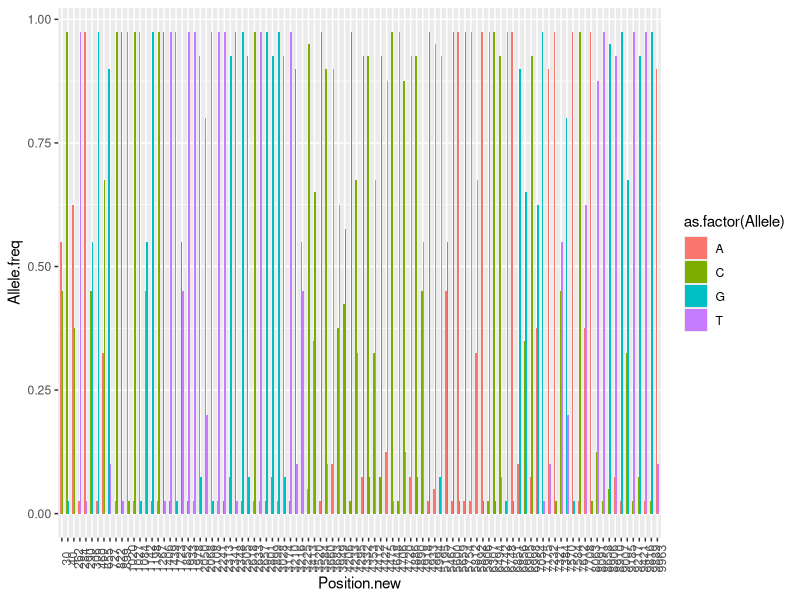
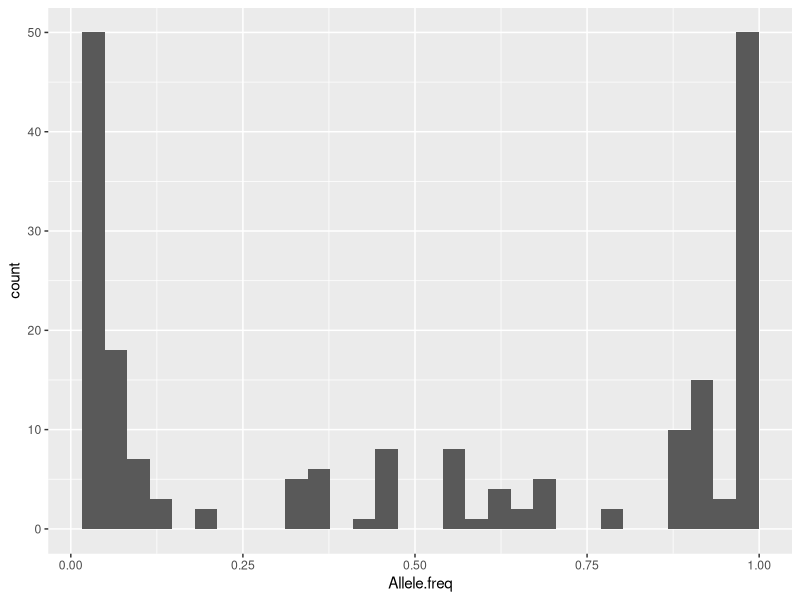

Here is the R script that generated these plots, in order: (Note: this script raises an error after producing the figures.)
##Genomic practical 1
##Date 8/11/21

##Set the working directory

setwd("/Users/chalitachomkatekaew/Documents/CMEE/Week6_genomics/")

##require package

require(tidyverse)
require(ggplot2)
require(reshape2)

##Import dataset

bear <- read.csv("bears.csv", stringsAsFactors = FALSE, header = FALSE,
                 colClasses = rep("character", 10000))

#Identify which position are SNPs and store it in a new dataframe

test <- bear %>%
  select_if(function(col) length(unique(col))>1)

#Calculate, print and visualise allele frequencies for each SNP

#Create a frequency table of each positions

dt_freq = data.frame()

for (i in 1:ncol(test)){
  
  dt_temp = data.frame(t(table(test[,i])))
  dt_temp$Var1 = names(test)[i]
  
  dt_freq = rbind(dt_freq, dt_temp)
  
}


#Rename the columns
names(dt_freq) <- c("Position","Allele","Frequency")

#Calculate the frequency of each SNP in the population ; 20 individuals and 40 DNA sequences

new_df <- dt_freq %>% 
  mutate(Allele.freq = Frequency/40) %>%
  mutate(Position.new = as.factor(str_remove(.$Position,'[V]'))) #remove V out and make a new position column as a factor

sorted_labels <- paste(sort(as.integer(levels(new_df$Position.new)))) #sort and reorder the nucleotide postion
new_df$Position.new <- factor(new_df$Position.new, levels = sorted_labels) #set the level of the position to the sorted one

Freq <- new_df %>%
  ggplot(aes(x= Position.new, y = Allele.freq, fill = as.factor(Allele))) +
  geom_bar(stat = 'identity',width=.5, position = 'dodge') +
  theme(axis.text.x = element_text(angle = 90))

Freq

ggplot(data = new_df, aes(x= Allele.freq)) +
  geom_histogram(stat = "bin")

#Calculate and print genotype frequency for each SNP

#group every 2 rows together - as one individual has 2 DNA sequences
test_temp <-  bear %>%
  mutate(individual_index = rep(1:(nrow(test)/2), each = 2))

genotype <- test_temp %>%
  group_by(individual_index) %>%
  summarise(
    across(
      .cols = everything(),
      .fns = ~count(unique(.)),
      .names = "{col}_new"
    )
  )




